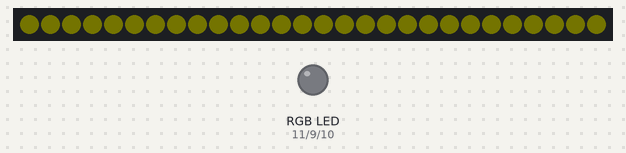
Bench run of a sketch on a simulated Arduino Nano, built with avr-gcc and run on an emulated ATmega328P. Shown: 28 RGB LEDs in strip order, left to right, an RGB LED mixed from three pins (HIGH = lit). Dim RGB values are drawn brighter than linear; random numbers use the default seed unless the sketch sets one.

Above: at 0.15 s.
At 37.5 s:
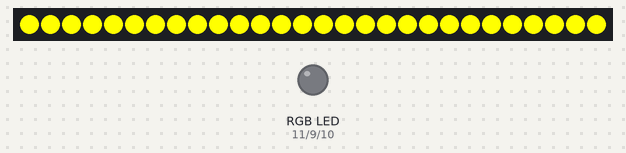

The sketch:

nano.ino
```cpp
// base code for the Arduino nano written by Jan-Paul Konijn. The code will form a base for the Gogbot interactive art festical
#include <Adafruit_NeoPixel.h>

#define leddatapin 6
#define redpin  11
#define bluepin  10
#define greenpin  9
#define NUM_LEDS   28
#define BRIGHTNESS  225
#define METO_SIZE 8

int brightness = 0;    // how bright the LED is
int fadeAmount = 1;

Adafruit_NeoPixel strip = Adafruit_NeoPixel(NUM_LEDS, leddatapin, NEO_GRB + NEO_KHZ800);


void setup() {
Serial.begin(9600);
strip.begin();
strip.setBrightness(BRIGHTNESS);
strip.show();

pinMode(redpin,OUTPUT);
pinMode(bluepin,OUTPUT);
pinMode(greenpin, OUTPUT);


}

void loop(){
byte rr = 0xff;
byte gg = 0xff;
byte bb = 0xff;

int zz = random(1,6);
                                                  //Serial.println(zz);
                                                //change rgb hex values for different color random meteor
if( zz != 5){
  rr = 0xff;
  gg = 0xff;
  bb = 0xff;
}
else {
  rr = 0xff;
  gg = 0x00;
  bb = 0x00;

}

 brightness = brightness + fadeAmount;


  if (brightness <= 0 || brightness >= 255) {
    fadeAmount = -fadeAmount;
    delay(500);
                                                                    // meteorRain( rr, gg, bb, METO_SIZE, random(60,150), true, 50);
                                                                     // meteorRain(byte red, byte green, byte blue, byte meteorSize, byte meteorTrailDecay, boolean meteorRandomDecay, int SpeedDelay)
  }
 color_strip(255,255,0,brightness);
}


void communication(){
  if(Serial.available()>0){


  }
}
void color_rgbstrip(){

 analogWrite(redpin,255);
 analogWrite(bluepin,255);
 analogWrite(greenpin,255);
}


void color_strip(byte red, byte green, byte blue, int brightness){

  for(int i = 0; i <NUM_LEDS;  i++){
    strip.setBrightness(brightness);
    strip.setPixelColor(i, strip.Color(red, green, blue));


  }
  showStrip();
}

void showStrip() {
   strip.show();

}

void setPixel(int Pixel, byte red, byte green, byte blue) {
    strip.setPixelColor(Pixel, strip.Color(red, green, blue));
  }

void meteorRain(byte red, byte green, byte blue, byte meteorSize, byte meteorTrailDecay, boolean meteorRandomDecay, int SpeedDelay) {


  for(int i = 0; i < NUM_LEDS+NUM_LEDS; i++) {


    // fade brightness all LEDs one step
    for(int j=0; j<NUM_LEDS; j++) {
      if( (!meteorRandomDecay) || (random(10)>5) ) {
        fadeToBlack(j, meteorTrailDecay );
      }
    }

    // draw meteor
    for(int j = 0; j < meteorSize; j++) {
      if( ( i-j <NUM_LEDS) && (i-j>=0) ) {
        setPixel(i-j, red, green, blue);
      }
    }

    showStrip();
    delay(SpeedDelay);
  }
}

void fadeToBlack(int ledNo, byte fadeValue) {

    uint32_t oldColor;
    uint8_t r, g, b;
    int value;

    oldColor = strip.getPixelColor(ledNo);
    r = (oldColor & 0x00ff0000UL) >> 16;
    g = (oldColor & 0x0000ff00UL) >> 8;
    b = (oldColor & 0x000000ffUL);

    r=(r<=10)? 0 : (int) r-(r*fadeValue/256);
    g=(g<=10)? 0 : (int) g-(g*fadeValue/256);
    b=(b<=10)? 0 : (int) b-(b*fadeValue/256);

     strip.setPixelColor(ledNo, r,g,b);
    }
```
